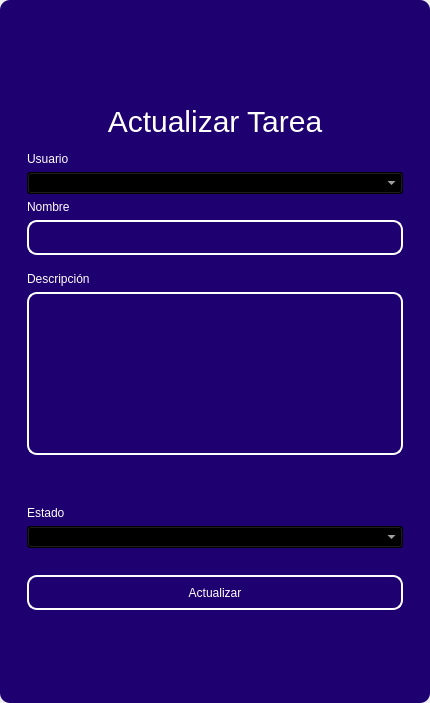
<?xml version="1.0" encoding="UTF-8"?>
<ui version="4.0">
 <class>MainWindow</class>
 <widget class="QMainWindow" name="MainWindow">
  <property name="geometry">
   <rect>
    <x>0</x>
    <y>0</y>
    <width>430</width>
    <height>703</height>
   </rect>
  </property>
  <property name="windowTitle">
   <string>MainWindow</string>
  </property>
  <property name="styleSheet">
   <string notr="true"/>
  </property>
  <widget class="QWidget" name="centralwidget">
   <property name="styleSheet">
    <string notr="true"/>
   </property>
   <layout class="QVBoxLayout" name="verticalLayout">
    <property name="spacing">
     <number>0</number>
    </property>
    <property name="leftMargin">
     <number>0</number>
    </property>
    <property name="topMargin">
     <number>0</number>
    </property>
    <property name="rightMargin">
     <number>0</number>
    </property>
    <property name="bottomMargin">
     <number>0</number>
    </property>
    <item>
     <widget class="QFrame" name="frame">
      <property name="enabled">
       <bool>true</bool>
      </property>
      <property name="styleSheet">
       <string notr="true">QFrame {
	border-radius:10px;
	background-color:#1E0070;
 }
</string>
      </property>
      <property name="frameShape">
       <enum>QFrame::StyledPanel</enum>
      </property>
      <property name="frameShadow">
       <enum>QFrame::Raised</enum>
      </property>
      <layout class="QVBoxLayout" name="verticalLayout_2">
       <item>
        <widget class="QFrame" name="frame_superior">
         <property name="minimumSize">
          <size>
           <width>0</width>
           <height>40</height>
          </size>
         </property>
         <property name="maximumSize">
          <size>
           <width>16777215</width>
           <height>40</height>
          </size>
         </property>
         <property name="styleSheet">
          <string notr="true">QPushButton{
border-radius:18px;
}

QPushButton:hover{
	background-color: rgb(0, 0, 0);
}
</string>
         </property>
         <property name="frameShape">
          <enum>QFrame::StyledPanel</enum>
         </property>
         <property name="frameShadow">
          <enum>QFrame::Raised</enum>
         </property>
         <layout class="QHBoxLayout" name="horizontalLayout_3">
          <property name="spacing">
           <number>4</number>
          </property>
          <property name="leftMargin">
           <number>0</number>
          </property>
          <property name="topMargin">
           <number>0</number>
          </property>
          <property name="rightMargin">
           <number>0</number>
          </property>
          <property name="bottomMargin">
           <number>0</number>
          </property>
          <item>
           <widget class="QPushButton" name="btn_icon">
            <property name="text">
             <string/>
            </property>
            <property name="iconSize">
             <size>
              <width>40</width>
              <height>40</height>
             </size>
            </property>
           </widget>
          </item>
          <item>
           <spacer name="horizontalSpacer_2">
            <property name="orientation">
             <enum>Qt::Horizontal</enum>
            </property>
            <property name="sizeHint" stdset="0">
             <size>
              <width>443</width>
              <height>20</height>
             </size>
            </property>
           </spacer>
          </item>
          <item>
           <widget class="QPushButton" name="bt_minimizar">
            <property name="minimumSize">
             <size>
              <width>38</width>
              <height>38</height>
             </size>
            </property>
            <property name="maximumSize">
             <size>
              <width>38</width>
              <height>38</height>
             </size>
            </property>
            <property name="cursor">
             <cursorShape>PointingHandCursor</cursorShape>
            </property>
            <property name="text">
             <string/>
            </property>
            <property name="icon">
             <iconset>
              <normaloff>image/minus.svg</normaloff>image/minus.svg</iconset>
            </property>
            <property name="iconSize">
             <size>
              <width>38</width>
              <height>38</height>
             </size>
            </property>
           </widget>
          </item>
          <item>
           <widget class="QPushButton" name="bt_maximizar">
            <property name="minimumSize">
             <size>
              <width>38</width>
              <height>38</height>
             </size>
            </property>
            <property name="maximumSize">
             <size>
              <width>38</width>
              <height>38</height>
             </size>
            </property>
            <property name="cursor">
             <cursorShape>PointingHandCursor</cursorShape>
            </property>
            <property name="text">
             <string/>
            </property>
            <property name="icon">
             <iconset>
              <normaloff>image/chevron-up.svg</normaloff>image/chevron-up.svg</iconset>
            </property>
            <property name="iconSize">
             <size>
              <width>38</width>
              <height>38</height>
             </size>
            </property>
           </widget>
          </item>
          <item>
           <widget class="QPushButton" name="bt_restaurar">
            <property name="minimumSize">
             <size>
              <width>38</width>
              <height>38</height>
             </size>
            </property>
            <property name="maximumSize">
             <size>
              <width>38</width>
              <height>38</height>
             </size>
            </property>
            <property name="cursor">
             <cursorShape>PointingHandCursor</cursorShape>
            </property>
            <property name="text">
             <string/>
            </property>
            <property name="icon">
             <iconset>
              <normaloff>image/chevron-down.svg</normaloff>image/chevron-down.svg</iconset>
            </property>
            <property name="iconSize">
             <size>
              <width>38</width>
              <height>38</height>
             </size>
            </property>
           </widget>
          </item>
          <item>
           <widget class="QPushButton" name="bt_cerrar">
            <property name="minimumSize">
             <size>
              <width>38</width>
              <height>38</height>
             </size>
            </property>
            <property name="maximumSize">
             <size>
              <width>38</width>
              <height>38</height>
             </size>
            </property>
            <property name="cursor">
             <cursorShape>PointingHandCursor</cursorShape>
            </property>
            <property name="text">
             <string/>
            </property>
            <property name="icon">
             <iconset>
              <normaloff>image/x.svg</normaloff>image/x.svg</iconset>
            </property>
            <property name="iconSize">
             <size>
              <width>38</width>
              <height>38</height>
             </size>
            </property>
           </widget>
          </item>
         </layout>
        </widget>
       </item>
       <item>
        <widget class="QFrame" name="frame_3">
         <property name="styleSheet">
          <string notr="true">QLabel {
	color: rgb(255, 255, 254);
	font: 12pt &quot;Arial&quot;;
	background-color: rgba(0, 0, 0,0);
}

QTextEdit{
background-color: rgba(0, 0, 0,0);
border-radius:10px; 
font: 12pt &quot;Arial&quot;;
color: rgb(255, 255, 254);
border: 2px solid  rgb(255, 255, 255);

}

QTextEdit:hover{
background-color: rgba(0, 0, 0,0);
border-radius:10px; 
font: 12pt &quot;Arial&quot;;
border: 2px solid  rgb(120, 0, 171);
}

QTextEdit:focus{
background-color: rgb(0, 0, 0);
border-radius:10px; 
font: 12pt &quot;Arial&quot;;
border: 2px solid rgb(120, 0, 171);
}

QLineEdit{
background-color: rgba(0, 0, 0,0);
border-radius:10px; 
font: 12pt &quot;Arial&quot;;
color: rgb(255, 255, 254);
border: 2px solid  rgb(255, 255, 255);

}

QLineEdit:hover{
background-color: rgba(0, 0, 0,0);
border-radius:10px; 
font: 12pt &quot;Arial&quot;;
border: 2px solid  rgb(120, 0, 171);
}

QLineEdit:focus{
background-color: rgb(0, 0, 0);
border-radius:10px; 
font: 12pt &quot;Arial&quot;;
border: 2px solid rgb(120, 0, 171);
}

QCheckBox{
	font: 12pt &quot;Arial&quot;;
	color: rgb(255, 255, 255);
}

QCheckBox::indicator {
    width: 18px;
    height:18px;
}

QCheckBox::indicator:unchecked {
   background-image: url(image/square.svg);
}

QCheckBox::indicator:checked {
   background-image: url(image/check-square.svg);
}

QPushButton{
border-radius:10px; 
font: 12pt &quot;Arial&quot;;
color: rgb(255, 255, 254);
border: 2px solid #ffffff;
}

QPushButton:hover{
border-radius:10px; 
font: 12pt &quot;Arial&quot;;
color: rgb(255, 255, 255);
border: 2px solid rgb(120, 0, 171);
	background-color: rgb(120, 0, 171);
}
</string>
         </property>
         <property name="frameShape">
          <enum>QFrame::StyledPanel</enum>
         </property>
         <property name="frameShadow">
          <enum>QFrame::Raised</enum>
         </property>
         <layout class="QHBoxLayout" name="horizontalLayout_4">
          <item>
           <layout class="QVBoxLayout" name="verticalLayout_4">
            <item>
             <spacer name="verticalSpacer">
              <property name="orientation">
               <enum>Qt::Vertical</enum>
              </property>
              <property name="sizeHint" stdset="0">
               <size>
                <width>28</width>
                <height>28</height>
               </size>
              </property>
             </spacer>
            </item>
            <item>
             <widget class="QFrame" name="frame_4">
              <property name="maximumSize">
               <size>
                <width>400</width>
                <height>600</height>
               </size>
              </property>
              <property name="styleSheet">
               <string notr="true">QLabel {
	color: rgb(255, 255, 254);
	font: 12pt &quot;Arial&quot;;
	background-color: rgba(0, 0, 0,0);
}

QTextEdit{
background-color: rgba(0, 0, 0,0);
border-radius:10px; 
font: 12pt &quot;Arial&quot;;
color: rgb(255, 255, 254);
border: 2px solid  rgb(255, 255, 255);

}

QTextEdit:hover{
background-color: rgba(0, 0, 0,0);
border-radius:10px; 
font: 12pt &quot;Arial&quot;;
border: 2px solid  rgb(120, 0, 171);
}

QTextEdit:focus{
background-color: rgb(0, 0, 0);
border-radius:10px; 
font: 12pt &quot;Arial&quot;;
border: 2px solid rgb(120, 0, 171);
}

QLineEdit{
background-color: rgba(0, 0, 0,0);
border-radius:10px; 
font: 12pt &quot;Arial&quot;;
color: rgb(255, 255, 254);
border: 2px solid  rgb(255, 255, 255);

}

QLineEdit:hover{
background-color: rgba(0, 0, 0,0);
border-radius:10px; 
font: 12pt &quot;Arial&quot;;
border: 2px solid  rgb(120, 0, 171);
}

QLineEdit:focus{
background-color: rgb(0, 0, 0);
border-radius:10px; 
font: 12pt &quot;Arial&quot;;
border: 2px solid rgb(120, 0, 171);
}

QCheckBox{
	font: 12pt &quot;Arial&quot;;
	color: rgb(255, 255, 255);
}

QCheckBox::indicator {
    width: 18px;
    height:18px;
}

QCheckBox::indicator:unchecked {
   background-image: url(image/square.svg);
}

QCheckBox::indicator:checked {
   background-image: url(image/check-square.svg);
}

QPushButton{
border-radius:10px; 
font: 12pt &quot;Arial&quot;;
color: rgb(255, 255, 254);
border: 2px solid #ffffff;
}

QPushButton:hover{
border-radius:10px; 
font: 12pt &quot;Arial&quot;;
color: rgb(255, 255, 255);
border: 2px solid rgb(120, 0, 171);
	background-color: rgb(120, 0, 171);
}
</string>
              </property>
              <property name="frameShape">
               <enum>QFrame::StyledPanel</enum>
              </property>
              <property name="frameShadow">
               <enum>QFrame::Raised</enum>
              </property>
              <layout class="QVBoxLayout" name="verticalLayout_3">
               <item>
                <spacer name="verticalSpacer_3">
                 <property name="orientation">
                  <enum>Qt::Vertical</enum>
                 </property>
                 <property name="sizeHint" stdset="0">
                  <size>
                   <width>20</width>
                   <height>40</height>
                  </size>
                 </property>
                </spacer>
               </item>
               <item>
                <widget class="QLabel" name="label_3">
                 <property name="minimumSize">
                  <size>
                   <width>100</width>
                   <height>50</height>
                  </size>
                 </property>
                 <property name="styleSheet">
                  <string notr="true">font-size: 30px</string>
                 </property>
                 <property name="text">
                  <string>Actualizar Tarea</string>
                 </property>
                 <property name="alignment">
                  <set>Qt::AlignCenter</set>
                 </property>
                </widget>
               </item>
               <item>
                <widget class="QLabel" name="label_6">
                 <property name="text">
                  <string>Usuario</string>
                 </property>
                </widget>
               </item>
               <item>
                <widget class="QComboBox" name="user_combobox">
                 <property name="styleSheet">
                  <string notr="true">color: rgb(255, 255, 255);
background-color: rgb(0, 0, 0);</string>
                 </property>
                </widget>
               </item>
               <item>
                <widget class="QLabel" name="label_4">
                 <property name="text">
                  <string>Nombre</string>
                 </property>
                </widget>
               </item>
               <item>
                <widget class="QLineEdit" name="nametxt">
                 <property name="minimumSize">
                  <size>
                   <width>0</width>
                   <height>35</height>
                  </size>
                 </property>
                 <property name="text">
                  <string/>
                 </property>
                </widget>
               </item>
               <item>
                <spacer name="verticalSpacer_4">
                 <property name="orientation">
                  <enum>Qt::Vertical</enum>
                 </property>
                 <property name="sizeHint" stdset="0">
                  <size>
                   <width>20</width>
                   <height>40</height>
                  </size>
                 </property>
                </spacer>
               </item>
               <item>
                <widget class="QLabel" name="label_5">
                 <property name="text">
                  <string>Descripción</string>
                 </property>
                </widget>
               </item>
               <item>
                <widget class="QTextEdit" name="descriptiontxt"/>
               </item>
               <item>
                <spacer name="verticalSpacer_5">
                 <property name="orientation">
                  <enum>Qt::Vertical</enum>
                 </property>
                 <property name="sizeHint" stdset="0">
                  <size>
                   <width>20</width>
                   <height>40</height>
                  </size>
                 </property>
                </spacer>
               </item>
               <item>
                <spacer name="verticalSpacer_11">
                 <property name="orientation">
                  <enum>Qt::Vertical</enum>
                 </property>
                 <property name="sizeHint" stdset="0">
                  <size>
                   <width>20</width>
                   <height>40</height>
                  </size>
                 </property>
                </spacer>
               </item>
               <item>
                <spacer name="verticalSpacer_6">
                 <property name="orientation">
                  <enum>Qt::Vertical</enum>
                 </property>
                 <property name="sizeHint" stdset="0">
                  <size>
                   <width>20</width>
                   <height>40</height>
                  </size>
                 </property>
                </spacer>
               </item>
               <item>
                <spacer name="verticalSpacer_10">
                 <property name="orientation">
                  <enum>Qt::Vertical</enum>
                 </property>
                 <property name="sizeHint" stdset="0">
                  <size>
                   <width>20</width>
                   <height>40</height>
                  </size>
                 </property>
                </spacer>
               </item>
               <item>
                <widget class="QLabel" name="label_7">
                 <property name="text">
                  <string>Estado</string>
                 </property>
                </widget>
               </item>
               <item>
                <widget class="QComboBox" name="status_combobox">
                 <property name="cursor">
                  <cursorShape>PointingHandCursor</cursorShape>
                 </property>
                 <property name="styleSheet">
                  <string notr="true">color: rgb(255, 255, 255);
background-color: rgb(0, 0, 0);</string>
                 </property>
                </widget>
               </item>
               <item>
                <spacer name="verticalSpacer_9">
                 <property name="orientation">
                  <enum>Qt::Vertical</enum>
                 </property>
                 <property name="sizeHint" stdset="0">
                  <size>
                   <width>20</width>
                   <height>50</height>
                  </size>
                 </property>
                </spacer>
               </item>
               <item>
                <widget class="QPushButton" name="btn_update">
                 <property name="minimumSize">
                  <size>
                   <width>0</width>
                   <height>35</height>
                  </size>
                 </property>
                 <property name="cursor">
                  <cursorShape>PointingHandCursor</cursorShape>
                 </property>
                 <property name="text">
                  <string>Actualizar</string>
                 </property>
                </widget>
               </item>
               <item>
                <spacer name="verticalSpacer_7">
                 <property name="orientation">
                  <enum>Qt::Vertical</enum>
                 </property>
                 <property name="sizeHint" stdset="0">
                  <size>
                   <width>20</width>
                   <height>40</height>
                  </size>
                 </property>
                </spacer>
               </item>
               <item>
                <layout class="QHBoxLayout" name="horizontalLayout_2"/>
               </item>
               <item>
                <spacer name="verticalSpacer_8">
                 <property name="orientation">
                  <enum>Qt::Vertical</enum>
                 </property>
                 <property name="sizeHint" stdset="0">
                  <size>
                   <width>20</width>
                   <height>40</height>
                  </size>
                 </property>
                </spacer>
               </item>
               <item>
                <layout class="QHBoxLayout" name="horizontalLayout">
                 <item>
                  <spacer name="horizontalSpacer">
                   <property name="orientation">
                    <enum>Qt::Horizontal</enum>
                   </property>
                   <property name="sizeHint" stdset="0">
                    <size>
                     <width>40</width>
                     <height>20</height>
                    </size>
                   </property>
                  </spacer>
                 </item>
                </layout>
               </item>
              </layout>
             </widget>
            </item>
            <item>
             <spacer name="verticalSpacer_2">
              <property name="orientation">
               <enum>Qt::Vertical</enum>
              </property>
              <property name="sizeHint" stdset="0">
               <size>
                <width>20</width>
                <height>40</height>
               </size>
              </property>
             </spacer>
            </item>
           </layout>
          </item>
         </layout>
        </widget>
       </item>
      </layout>
     </widget>
    </item>
   </layout>
  </widget>
 </widget>
 <resources/>
 <connections/>
</ui>
